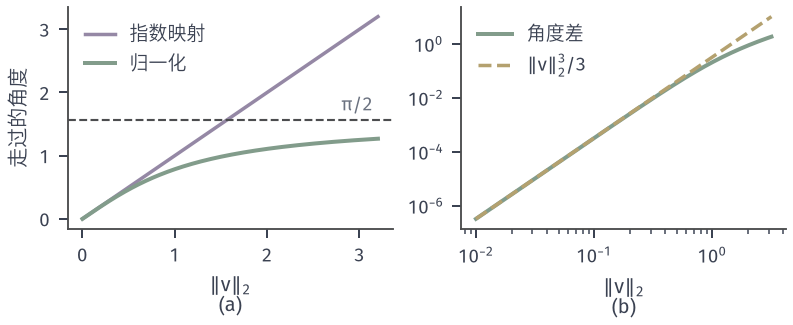

This chart was generated by the following Python code:
from pathlib import Path
import sys
sys.path.insert(0, str(Path(__file__).resolve().parents[1]))
from mfo_common import *

# Arc length reached on the circle: exp reaches s, normalization reaches arctan(s).
fig, axs = figure(width_mm=112, height_mm=46, ncols=2)
s=np.linspace(0,3.2,300)
ax=axs[0]
ax.plot(s,s,color=PURPLE,lw=1.4,label='指数映射')
ax.plot(s,np.arctan(s),color=GREEN,lw=1.6,label='归一化')
ax.axhline(np.pi/2,color=GRAY,lw=.85,ls='--')
ax.text(3.15,np.pi/2+.08,r'$\pi/2$',ha='right',va='bottom',fontsize=7.5,color=MUTED)
ax.set_xlabel(r'$\Vert\mathbf{v}\Vert_2$'+'\n(a)'); ax.set_ylabel('走过的角度'); ax.legend(loc='upper left',handlelength=1.6)
ax=axs[1]
t=np.logspace(-2,.5,200)
ax.loglog(t,t-np.arctan(t),color=GREEN,lw=1.6,label='角度差')
ax.loglog(t,t**3/3,color=YELLOW,lw=1.4,ls='--',label=r'$\Vert\mathbf{v}\Vert_2^3/3$')
ax.set_xlabel(r'$\Vert\mathbf{v}\Vert_2$'+'\n(b)'); ax.legend(loc='upper left',handlelength=1.8)
save(fig, Path(__file__).resolve().parent, 'figure', {'formula':'theta_exp=s, theta_norm=arctan s, difference ~ s^3/3'})
